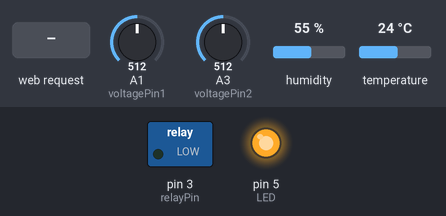
Recording of a sketch running on a simulated Arduino Uno, built with avr-gcc and run on an emulated ATmega328P. Parts: switched loads named in the sketch (green lamp = pin HIGH), output pins drawn as LEDs (lit = HIGH). The inputs (shaded band) are chosen by the test bench; at power-on: A1 (voltagePin1) = 512, A3 (voltagePin2) = 512, humidity 55 %, temperature 24 °C. WiFi joins after 1.5 s; servers stay silent unless stated.

Above: at 1.2 s.
1.3 s: HTTP request GET /?on received
At 2.3 s:
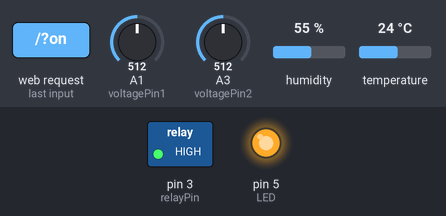
2.8 s: HTTP request GET /?off received
At 3.4 s:
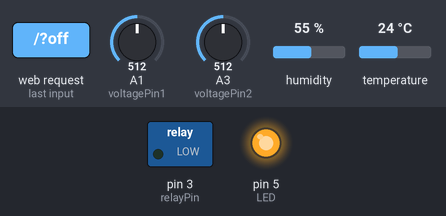
Timing chart, 0 to 5.8 s (numbered marks = the images above; inputs shaded):
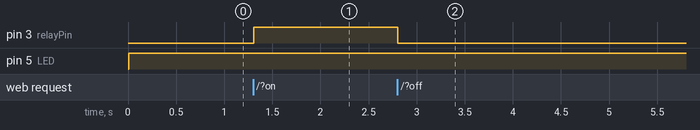

Measured:
- after the input at 1.3 s, pin 3 (relayPin): LOW → HIGH at once
- after the input at 2.8 s, pin 3 (relayPin): HIGH → LOW at once

The sketch:

newcode.ino
```cpp
#include <SPI.h>
#include <Ethernet.h>
#include <DHT.h>

int dhtPin = 6;
#define DHTTYPE DHT22
DHT dht(dhtPin, DHTTYPE);

byte mac[] = { 0xDE, 0xAD, 0xBE, 0xEF, 0xFE, 0xED };
IPAddress ip(192, 168, 1, 54);
IPAddress subnet(255, 255, 255, 0);
IPAddress gateway(192, 168, 1, 1);
int port = 80;
EthernetServer server(port);

float vcc = 0.00;
float R1 = 166800.0;
float R2 = 10000.0;
int voltagePin1 = A1;
int voltagePin2 = A3;
int relayPin = 3;
int fanPin = 7;
int LED = 5;
int outputState = 0;

float temperature;
float humidity;
float voltage;
float voltageAc = 0.00;
String acStatus = "No";
String logs = ""; // Global variable to store all logs

void setup() {
  Serial.begin(9600);
  Ethernet.begin(mac, ip, gateway, subnet);
  server.begin();
  dht.begin();
  pinMode(relayPin, OUTPUT);
  pinMode(LED, OUTPUT);
  analogReference(INTERNAL);

  // Initialize logs with a starting message
  logs = "Arduino Started!<br>";
}

void loop() {
  temperature = dht.readTemperature();
  humidity = dht.readHumidity();
  vcc = analogRead(voltagePin1) * (5.0 / 1024.0);
  voltage = vcc / (R2 / (R1 + R2));
  voltageAc = analogRead(voltagePin2) * (5.00 / 1024.0);

  if (voltageAc > 4.99) {
    acStatus = "Yes";
  } else {
    acStatus = "No";
  }

  if (temperature >= 33) {
    digitalWrite(fanPin, HIGH);
  } else {
    digitalWrite(fanPin, LOW);
  }

  digitalWrite(LED, HIGH);

  EthernetClient client = server.available();
  if (client) {
    String request = client.readStringUntil('\r');
    client.flush();

    // CORS Headers to Allow Cross-Origin Requests
    client.println("HTTP/1.1 200 OK");
    client.println("Access-Control-Allow-Origin: *");
    client.println("Access-Control-Allow-Methods: GET, POST");
    client.println("Content-Type: text/html");
    client.println();

    // HTML Response
    client.println("<html>");
    client.println("<head><title>Arduino Monitor</title>");
    client.println("<meta http-equiv=\"refresh\" content=\"10\">");  // Refresh every 10 seconds
    client.println("<style>body { font-family: Arial; } h1 { color: blue; } </style>");
    client.println("</head>");
    client.println("<body>");
    client.println("<h1>Arduino Sensor Data</h1>");

    client.println("<h3>Sensor Readings:</h3>");
    client.print("Temperature: ");
    client.print(temperature);
    client.println(" &deg;C<br><br>");

    client.print("Humidity: ");
    client.print(humidity);
    client.println(" %<br><br>");

    client.print("Voltage: ");
    client.print(voltage);
    client.println(" V<br><br>");

    client.print("AC Status: ");
    client.print(acStatus);
    client.println("<br><br>");

    client.println("<h3>Control Generator</h3>");
    client.println("<form method=\"get\">");
    client.println("<input type=\"submit\" name=\"off\" value=\"Turn OFF\">");
    client.println("<input type=\"submit\" name=\"on\" value=\"Turn ON\">");
    client.println("</form>");

    // Generator Control
    if (request.indexOf("GET /?on") >= 0) {
      outputState = 1;
      digitalWrite(relayPin, HIGH);
      logs += "Turn ON Generator<br>"; // Append log entry
    }

    if (request.indexOf("GET /?off") >= 0) {
      outputState = 0;
      digitalWrite(relayPin, LOW);
      logs += "Turn OFF Generator<br>"; // Append log entry
    }

    client.print("<br>Generator Status: ");
    client.println(outputState ? "ON" : "OFF");

    // Send all logs
    client.println("<h3>Recent Activity:</h3>");
    client.print("<p>");
    client.print(logs); // Send all logs
    client.println("</p>");

    client.println("</body></html>");
    client.stop();
  }
}
```
